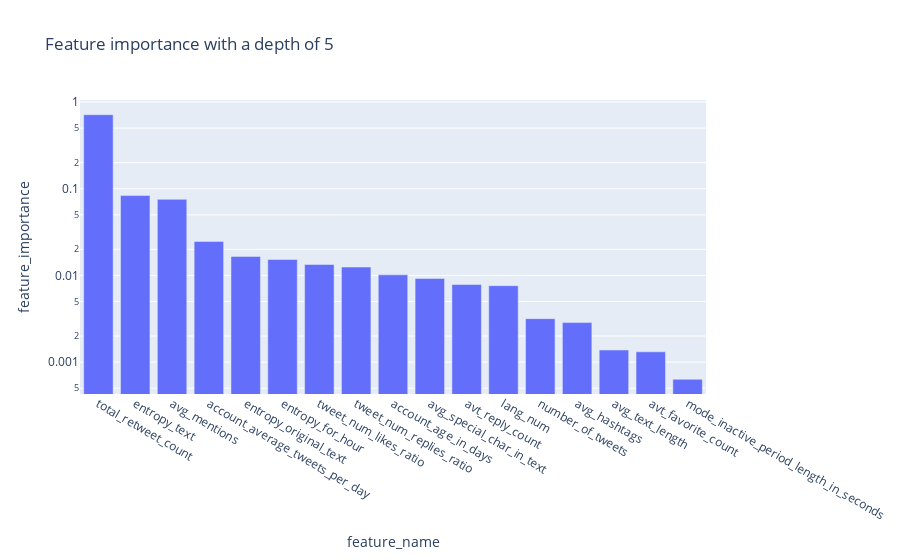

Notebook code cell kept with this figure:
### Code cell
useless_features = plot_feature_importance(df, label, max_tree_depth=5, criterion="gini")

### Figure 1 — Plotly figure (JSON) as saved in the notebook; plotly's stock layout.template omitted (floating-point values rounded to 4 significant figures)
{"data": [{"alignmentgroup": "True", "hovertemplate": "feature_name=%{x}<br>feature_importance=%{y}<extra></extra>", "legendgroup": "", "marker": {"color": "#636efa", "pattern": {"shape": ""}}, "name": "", "offsetgroup": "", "orientation": "v", "showlegend": false, "textposition": "auto", "type": "bar", "x": ["total_retweet_count", "entropy_text", "avg_mentions", "account_average_tweets_per_day", "entropy_original_text", "entropy_for_hour", "tweet_num_likes_ratio", "tweet_num_replies_ratio", "account_age_in_days", "avg_special_char_in_text", "avt_reply_count", "lang_num", "number_of_tweets", "avg_hashtags", "avg_text_length", "avt_favorite_count", "mode_inactive_period_length_in_seconds"], "xaxis": "x", "y": [0.7145, 0.08345, 0.07543, 0.02469, 0.01658, 0.01526, 0.01338, 0.0125, 0.01016, 0.009218, 0.007861, 0.007618, 0.003171, 0.002857, 0.001381, 0.001316, 0.0006337], "yaxis": "y"}], "layout": {"barmode": "relative", "legend": {"tracegroupgap": 0}, "title": {"text": "Feature importance with a depth of 5"}, "xaxis": {"anchor": "y", "domain": [0, 1], "title": {"text": "feature_name"}}, "yaxis": {"anchor": "x", "domain": [0, 1], "title": {"text": "feature_importance"}, "type": "log"}}}
